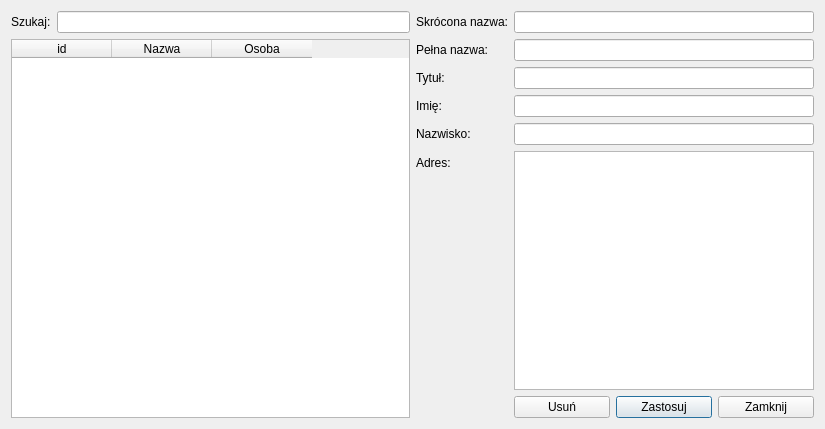
<?xml version="1.0" encoding="UTF-8"?>
<ui version="4.0">
 <class>cEdycjaKlienta</class>
 <widget class="QDialog" name="cEdycjaKlienta">
  <property name="geometry">
   <rect>
    <x>0</x>
    <y>0</y>
    <width>825</width>
    <height>429</height>
   </rect>
  </property>
  <property name="windowTitle">
   <string>Dialog</string>
  </property>
  <layout class="QHBoxLayout" name="horizontalLayout_3">
   <item>
    <layout class="QVBoxLayout" name="verticalLayout">
     <item>
      <layout class="QHBoxLayout" name="horizontalLayout_2">
       <item>
        <widget class="QLabel" name="label">
         <property name="text">
          <string>Szukaj:</string>
         </property>
        </widget>
       </item>
       <item>
        <widget class="QLineEdit" name="lineEdit"/>
       </item>
      </layout>
     </item>
     <item>
      <widget class="QTableWidget" name="tableWidget">
       <column>
        <property name="text">
         <string>id</string>
        </property>
       </column>
       <column>
        <property name="text">
         <string>Nazwa</string>
        </property>
       </column>
       <column>
        <property name="text">
         <string>Osoba</string>
        </property>
       </column>
      </widget>
     </item>
    </layout>
   </item>
   <item>
    <layout class="QFormLayout" name="formLayout">
     <property name="fieldGrowthPolicy">
      <enum>QFormLayout::AllNonFixedFieldsGrow</enum>
     </property>
     <item row="2" column="0">
      <widget class="QLabel" name="label_4">
       <property name="text">
        <string>Skrócona nazwa:</string>
       </property>
      </widget>
     </item>
     <item row="2" column="1">
      <widget class="QLineEdit" name="skrocona"/>
     </item>
     <item row="3" column="0">
      <widget class="QLabel" name="label_3">
       <property name="text">
        <string>Pełna nazwa:</string>
       </property>
      </widget>
     </item>
     <item row="3" column="1">
      <widget class="QLineEdit" name="pelna"/>
     </item>
     <item row="4" column="0">
      <widget class="QLabel" name="label_5">
       <property name="text">
        <string>Tytuł:</string>
       </property>
      </widget>
     </item>
     <item row="4" column="1">
      <widget class="QLineEdit" name="tytul"/>
     </item>
     <item row="5" column="0">
      <widget class="QLabel" name="label_6">
       <property name="text">
        <string>Imię:</string>
       </property>
      </widget>
     </item>
     <item row="5" column="1">
      <widget class="QLineEdit" name="imie"/>
     </item>
     <item row="6" column="0">
      <widget class="QLabel" name="label_2">
       <property name="text">
        <string>Nazwisko:</string>
       </property>
      </widget>
     </item>
     <item row="6" column="1">
      <widget class="QLineEdit" name="nazwisko">
       <property name="text">
        <string/>
       </property>
      </widget>
     </item>
     <item row="7" column="0">
      <widget class="QLabel" name="label_7">
       <property name="text">
        <string>Adres:</string>
       </property>
      </widget>
     </item>
     <item row="7" column="1">
      <widget class="QPlainTextEdit" name="adres"/>
     </item>
     <item row="8" column="1">
      <layout class="QHBoxLayout" name="horizontalLayout">
       <item>
        <widget class="QPushButton" name="del">
         <property name="text">
          <string>Usuń</string>
         </property>
         <property name="autoDefault">
          <bool>false</bool>
         </property>
        </widget>
       </item>
       <item>
        <widget class="QPushButton" name="apply">
         <property name="text">
          <string>Zastosuj</string>
         </property>
        </widget>
       </item>
       <item>
        <widget class="QPushButton" name="close">
         <property name="text">
          <string>Zamknij</string>
         </property>
        </widget>
       </item>
      </layout>
     </item>
    </layout>
   </item>
  </layout>
 </widget>
 <resources/>
 <connections/>
</ui>
